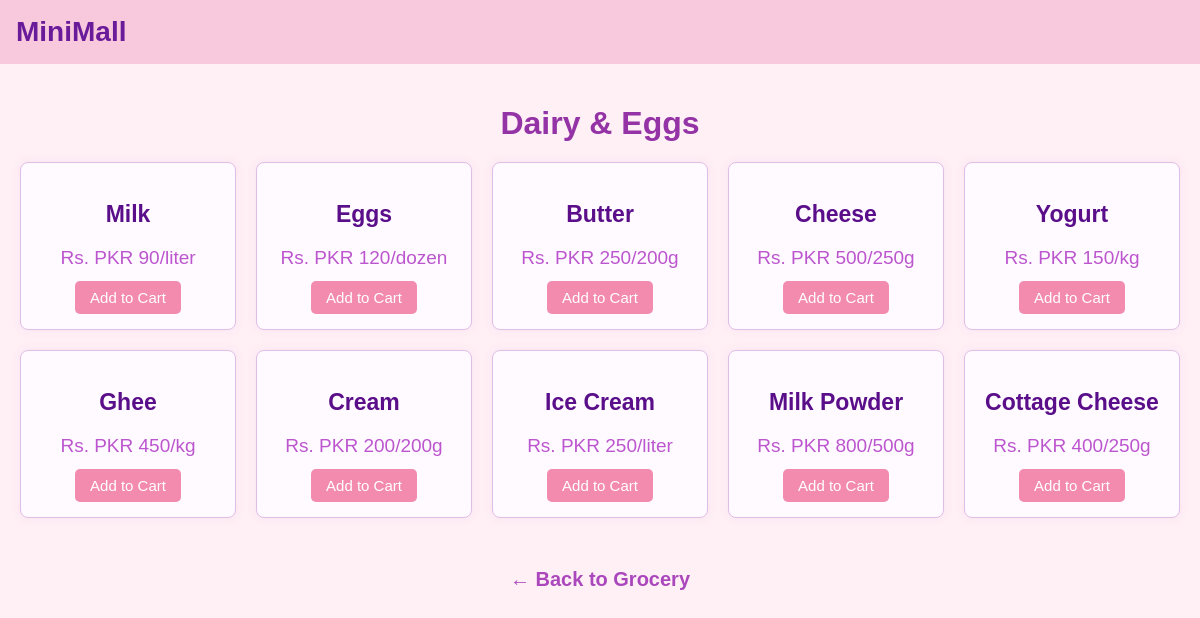
The page /groceryphp/dairy.php on the database its author committed.
### tables this page shows
CREATE TABLE CT_01_Subcategory_Items (
    category_id VARCHAR(10),   
    subcategory_id VARCHAR(10),   
    subcategory_name VARCHAR(100),   
    item_id VARCHAR(10),   
    item_name VARCHAR(100),   
    price VARCHAR(50),   
    PRIMARY KEY (category_id, subcategory_id, item_id),   
    FOREIGN KEY (category_id) REFERENCES category(category_id),   
    FOREIGN KEY (subcategory_id) REFERENCES ct_01_food_grocery(subcategory_id)   
);

### groceryphp/dairy.php (the view, shortened to what this page needs)
<?php
$conn = new mysqli("localhost", "root", "", "mall");
$sql = "SELECT item_id,item_name, price FROM ct_01_Subcategory_Items WHERE subcategory_id = 'FG-03'";
$result = $conn->query($sql);
?>
<!DOCTYPE html>
<html lang="en">
<head>
  <link rel="stylesheet" href="items.css" />
</head>
<body>
  <header>
    <div class="logo">MiniMall</div>
  </header>
  <div class="container">
    <h1>Dairy & Eggs</h1>
    <div class="subcategory-grid">
      <?php while($row = $result->fetch_assoc()): ?>
       <div class="subcategory-card">
          <h3><?= htmlspecialchars($row['item_name']) ?></h3>
          <p>Rs. <?= htmlspecialchars($row['price']) ?></p>
          <form method="POST" action="../add_to_cart.php">
  <button class="add-to-cart" type="submit">Add to Cart</button>
</form>
        </div>
      <?php endwhile; ?>
    </div>
  </div>
  <nav class="back-home">
    <a href="../grocery.php">← Back to Grocery</a>
  </nav>
</body>
</html>

### groceryphp/items.css (style rules this page uses)
body { font-family: sans-serif; background: #fff0f5; margin: 0; padding: 0; }
header { background-color: #f8c8dc; color: #6a1b9a; padding: 1rem; }
.logo { font-size: 28px; font-weight: bold; }
.container { padding: 20px; text-align: center; }
h1 { color: #9433a5; margin-bottom: 20px; }
.subcategory-grid { display: grid; grid-template-columns: repeat(auto-fill, minmax(200px, 1fr)); gap: 20px; margin-top: 20px; }
.subcategory-card { background-color: #fffaff; border: 1px solid #e1bee7; border-radius: 8px; padding: 15px; text-align: center; box-shadow: 0 0 10px rgba(186, 104, 200, 0.1); }
.subcategory-card h3 { font-size: 23px; color: #5a0e89; margin-bottom: 10px; }
.subcategory-card p { font-size: 19px; color: #bc56ce; margin-bottom: 12px; }
.add-to-cart { background-color: #f38bae; color: white; border: none; padding: 8px 15px; border-radius: 5px; cursor: pointer; font-size: 15px; }
.back-home { text-align: center; margin-top: 30px; font-size: 20px; }
.back-home a { text-decoration: none; color: #ab47bc; font-weight: bold; }

### rows shown on the page
ct_01_subcategory_items: item_name "Milk", price "PKR 90/liter"
ct_01_subcategory_items: item_name "Eggs", price "PKR 120/dozen"
ct_01_subcategory_items: item_name "Butter", price "PKR 250/200g"
ct_01_subcategory_items: item_name "Cheese", price "PKR 500/250g"
ct_01_subcategory_items: item_name "Yogurt", price "PKR 150/kg"
ct_01_subcategory_items: item_name "Ghee", price "PKR 450/kg"
ct_01_subcategory_items: item_name "Cream", price "PKR 200/200g"
ct_01_subcategory_items: item_name "Ice Cream", price "PKR 250/liter"
ct_01_subcategory_items: item_name "Milk Powder", price "PKR 800/500g"
ct_01_subcategory_items: item_name "Cottage Cheese", price "PKR 400/250g"
